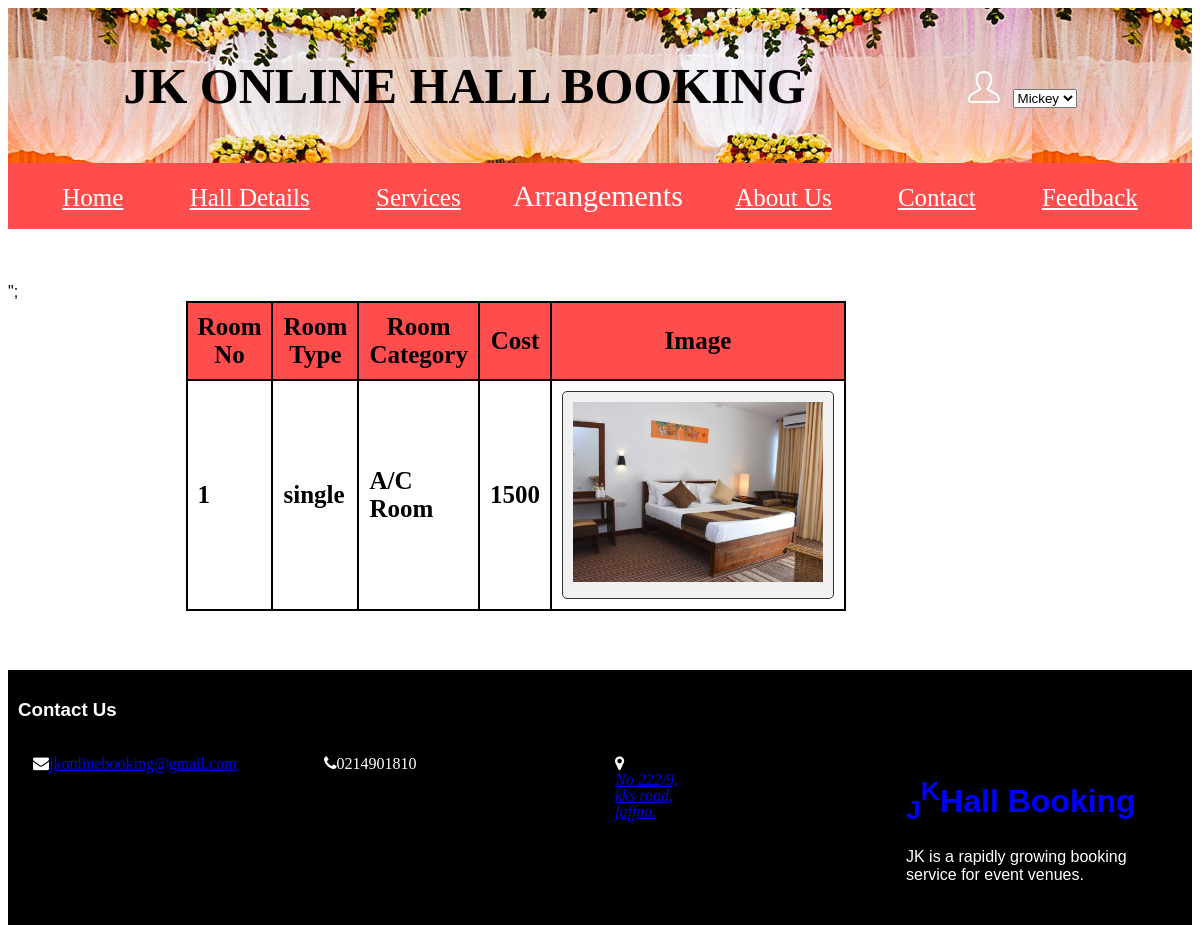
The page /hotel1/cus_room.php (signed in) on the database its author committed.
### tables this page shows
CREATE TABLE IF NOT EXISTS `rooms` (
  `room_no` int(11) NOT NULL,
  `room_type` varchar(250) NOT NULL,
  `room_category` varchar(250) NOT NULL,
  `cost` int(11) NOT NULL,
  `image_link` varchar(250) NOT NULL
);

### hotel1/cus_room.php (the view, shortened to what this page needs)
<?php
$con=new mysqli("localhost","root","","jkhall");
?>
<!DOCTYPE html>
<html>
<head>
	<link rel="stylesheet" href="https://cdnjs.cloudflare.com/ajax/libs/font-awesome/4.7.0/css/font-awesome.min.css">
</head>
<body>
<div class="header col-12">
	<h1 style="font-family:Papyrus">JK ONLINE HALL BOOKING <?php  if (isset($_SESSION['CustomerID'])) {
                             $row= $_SESSION['fname'];}  ?>
                              <img src="Images/user.png" style="padding-top:5px;margin-left:150px;">
                           <select name="forma" onchange="location=this.value;">
                          <option value=""> <a class="navbar-brand" href=" " style="color:Red;margin-left:150px;"><?php echo $row; ?></a></option>
                            </select></h1>
		</div>
		<nav class="navbar navbar-light" style="background-color:#16242D;">
										<div class="menu" style="font-family:navfont; font-color:White;">
												<div id="navcontent">
												<br>
													<a class="navbar-brand" style="color:White;" href="home_cus.php">Home</a>
													<a class="navbar-brand" style="color:White;" href="halldetails_cus.php">Hall Details</a>
													<a class="navbar-brand" style="color:White;" href="Services.php">Services</a>
													<div class="dropdown">
													<button class="dropbtn" style=" font-family:Times New Roman;">Arrangements</button>
														</div>
													<a class="navbar-brand" style="color:White;" href="aboutus_cus.php">About Us</a>
												    <a class="navbar-brand" href="contact_cus.php" style="color:White;">Contact</a>
													<a class="navbar-brand" style="color:White;" href="feedback.php">Feedback</a>
													<br>
		</nav>
													<br>
										<br>
										<br>
										<table id="customers">
            <tr>
                <th>Room No</th>
                <th>Room Type</th>
				<th>Room Category</th>
                <th>Cost</th>
				<th>Image</th>
            </tr>
										<?php
										$sql = "SELECT * FROM rooms";
if($result = mysqli_query($con, $sql)){
    if(mysqli_num_rows($result) > 0){
        while($row = mysqli_fetch_array($result)){
            echo "<tr>";
                echo "<td>" . $row['room_no'] . "</td>";
                echo "<td>" . $row['room_type'] . "</td>";
                echo "<td>" . $row['room_category'] . "</td>";
				echo "<td>" . $row['cost'] . "</td>";?>
 <td> <div style="border:1px solid #333; background-color:#f1f1f1; border-radius:5px; padding:10px;" align="center">
						<img  style="width:250px;height:180px" src="./images/<?php echo $row["image_link"]; ?>" class="img-responsive" /><br /></td>";<?php
            echo "</tr>";
        }
        echo "</table>";
    } else{
        echo "No records matching your query were found.";
    }
} else{
    echo "ERROR: Could not able to execute $sql. " . mysqli_error($con);
}
?>
													<div class="footer col-12">
	<div class="wrapper">
	<h3>Contact Us</h3>
	<div class="Media">
	<div class="col-3">
	<i class="fa fa-envelope" aria-hidden="true"><a href="https://mail.google.com">jkonlinebooking@gmail.com</a></i></div>
    	<div class="col-3">
	<i class="fa fa-phone" aria-hidden="true">0214901810</i></div>
		<div class="col-3">
    <i class="fa fa-map-marker" aria-hidden="true"><a href="https://www.google.lk/maps/place/Jaffna-Kankesanturai+Rd/@9.7386927,80.0222913,17z/data=!3m1!4b1!4m5!3m4!1s0x3affab4a55b614ef:0x4b8d9f0d125176db!8m2!3d9.7386927!4d80.02448"><address>No 222/9,<br>kks road,<br> jaffna.</address></a></i></div>
<div class="col-3">
<h1 style="text-shadow: 3px 2px black;color:blue;,font-family:Book Antiqua;,font-size:100"><sub>J</sub><sup>K</sup>Hall Booking</h1>
<p>JK is a rapidly growing booking service for event venues.</p></div>
</div>
</div>
</div>
</body>
</html>

### hotel1/cus_room.php (style rules this page uses)
* { box-sizing: border-box; }
.header::after { content: ""; clear: both; display: table; }
[class*="col-"] { float: left; padding: 15px; }
.col-3 { width: 25%; }
.col-12 { width: 100%; }
.header { background-image:url("b.jpg");; text-decoration: none; font-family:Broadway; color:black; font-size:25px; text-align:center; }
.menu { background-color:#ff4d4d; text-decoration: none; font-family:Times New Roman; color:white; font-size:25px; text-align:center; }
.footer { background-color: black; padding: 10px; text-align: left; color: white; }
.navbar-brand { padding:30px; }
#customers { font-family: Verdana; border-collapse: collapse; width: 50%; height:55%; margin-left:15%; margin-right:15%; margin-bottom:5%; font-weight:bold; font-size:25px; color:black; }
#customers th,td, #customers { border: 2px solid black; padding: 10px; }
#customers th { background-color:#ff4d4d; }
body { font-family: Verdana, sans-serif; }
.dropbtn { background-color: #ff4d4d; color: white; padding: 16px; font-size: 30px; border: none; font-family:Times New Roman; }
.dropdown { position: relative; display: inline-block; }

### rows shown on the page
rooms: room_no "1", room_type "single", room_category "A/C Room", cost "1500", image_link (picture)
